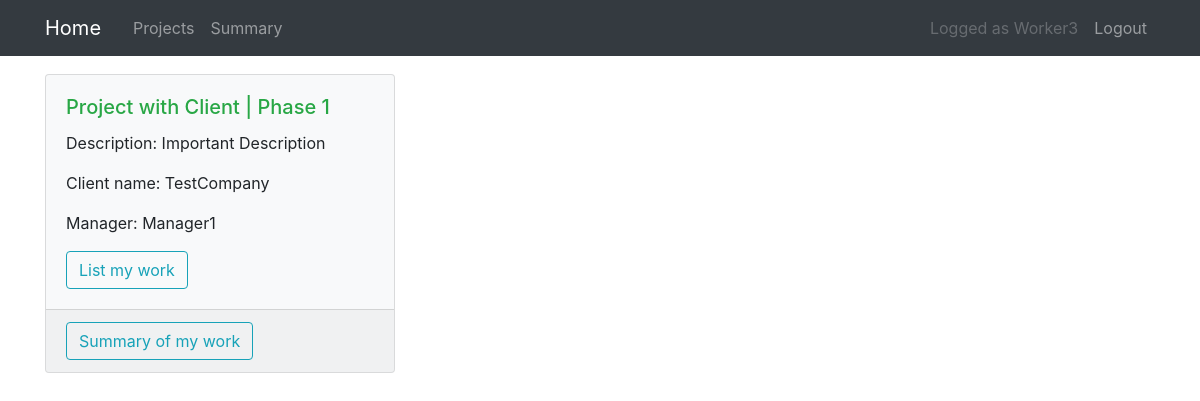
Screenshot of /projectphase/1/ (signed in) with the database file from the repository.
### projects/models.py (models this page shows, shortened)
class ProjectPhase(models.Model):
    title = models.CharField(max_length=100, null=True)
    project = models.ForeignKey(Project, on_delete=models.CASCADE)
    ongoing = models.BooleanField(default=True)
    dates = models.TextField(default="[]")
    def get_dates(self):
        return json.loads(self.dates)

class Project(models.Model):
    title = models.CharField(max_length=100)
    description = models.TextField()
    manager = models.ForeignKey(
        User,
        on_delete=models.SET_NULL,
        related_name="manager_project_set",
        null=True,
    )
    worker = models.ManyToManyField(User, related_name="worker_project_set")
    client = models.ManyToManyField(User, related_name="client_project_set")
    price_per_hour = models.PositiveIntegerField(blank=True, null=True)
    client_detail = models.ForeignKey(
        ClientDetail, on_delete=models.SET_NULL, blank=True, null=True
    )
    ongoing = models.BooleanField(default=True)

class ClientDetail(models.Model):
    name = models.CharField(max_length=100)
    street = models.CharField(max_length=200)
    postal_code = models.CharField(max_length=100)
    city = models.CharField(max_length=100)
    nip = models.CharField(max_length=100)

### projects/views.py (the view, shortened to what this page needs)
class ProjectPhaseDetailView(
    LoginRequiredMixin,
    PermissionRequiredMixin,
    UserBelongsToProjectMixin,
    FormMixin,
    DetailView,
):
    model = ProjectPhase
    form_class = QueryDatepointsForm
    pk_url_kwarg = "projectphase_pk"
    def get_form_kwargs(self):
        kwargs = super(ProjectPhaseDetailView, self).get_form_kwargs()
        projectphase = ProjectPhase.objects.get(
            id=self.kwargs["projectphase_pk"]
        )
        kwargs["dates"] = projectphase.get_dates()
        kwargs["initial"] = datetime.datetime.strftime(
            datetime.datetime.now(), "%Y-%m"
        )
        return kwargs
    permission_required = "projects.view_projectphase"

### projects/mixins.py (called while the page is built, shortened)
    def test_func(self):
        user = self.request.user
        try:
            project_pk = self.kwargs["project_pk"]
        except KeyError:
            pass
        else:
            return self.check_user_project(user, project_pk)
        try:
            projectphase_pk = self.kwargs["projectphase_pk"]
        except KeyError:
            pass
        else:
            return self.check_user_projectphase(user, projectphase_pk)

### projects/templates/projects/projectphase_detail.html (shortened to what this page needs)
{% extends "projects/base.html" %}
{% load static %}
{% load crispy_forms_tags %}
{% block content2 %}
<div class="row">
    <div class="col-4">
        <div class="card bg-light mb-3">
            <div class="card-body">
                {% if object.ongoing %}
                <h5 class="card-title text-success">{{ object.project.title }} | {{ object.title }}</h5>
                {% else %}
                <h5 class="card-title text-danger">{{ object.project.title }} | {{ object.title }}</h5>
                {% endif %}
                <p class="card-text">Description: {{ object.project.description }}</p>
                {% if object.project.client_detail %}
                <p class="card-text"> Client name: {{ object.project.client_detail.name }}
                </p>
                {% endif %}
                <p class="card-text">Manager: {{ object.project.manager }}</p>
                {% ifequal user.groups.all.0|stringformat:"s" 'Worker' %}
                <a href="{% url 'worker-projectphase-table' view.kwargs.projectphase_pk user.id %}"
                    class="btn btn-outline-info">List my work</a>
                {% endifequal %}
            </div>
            <div class="card-footer">
                <div class="btn-group" role="group">
                    {% ifequal user.groups.all.0|stringformat:"s" 'Worker' %}
                    <a href="{% url 'projectphase-worker-summary' view.kwargs.projectphase_pk user.id %}"
                        class="btn btn-outline-info">Summary of my work</a>
                    {% endifequal %}
                </div>
            </div>
        </div>
    </div>
    <div class="col-8">
    </div>
</div>
{% endblock content2 %}

### projects/templates/projects/base.html (shortened to what this page needs)
{% load static %}
<!DOCTYPE html>
<html>
<head>
  <link rel="stylesheet" href="https://maxcdn.bootstrapcdn.com/bootstrap/4.0.0/css/bootstrap.min.css"
>
  <link rel="stylesheet" type="text/css" href="{% static 'projects/main.css' %}">
</head>
<body>
  <header>
    <nav class="navbar navbar-expand-md navbar-dark bg-dark">
      <div class="container">
        <a class="navbar-brand mr-4" href="{% url 'project-home' %}">Home</a>
        <div class="collapse navbar-collapse" id="navbarToggle">
          <div class="navbar-nav mr-auto">
            {% if user.is_authenticated %}
            {% if perms.projects.view_project %}
            {% if not request.user.is_staff %}
            <a class="nav-item nav-link" href="{% url 'project-list' %}">Projects</a>
            {% endif %}
            {% endif %}
            {% endif %}
            {% ifequal user.groups.all.0|stringformat:"s" 'Worker' %}
            <a class="nav-link" href="{% url 'worker-summary' user.id %}">Summary</a>
            {% endifequal %}
          </div>
          <div class="navbar-nav">
            {% if user.is_authenticated %}
            <a class="nav-link disabled" href="#">Logged as {{ user.username }}</a>
            <a class="nav-item nav-link" href="{% url 'logout' %}">Logout</a>
            {% else %}
            <a class="nav-item nav-link" href="{% url 'login' %}">Login</a>
            {% endif %}
          </div>
        </div>
      </div>
    </nav>
  </header>
  <main class="container">
    <div class="row">
      <div class="col-1">
      </div>
      <div class="col-10">
      </div>
      <div class="col-1"></div>
    </div>
    {% block content2 %}{% endblock %}
  </main>
</body>
</html>

### projects/static/projects/main.css (style rules this page uses)
.navbar { margin-bottom: 2ex; }

### rows the page displays
ProjectPhase: project "Project with Client", title "Phase 1", project.description "Important Description", project.client_detail.name "TestCompany", project.manager "Manager1"

### other values shown
{{ user.username }} "Worker3"
